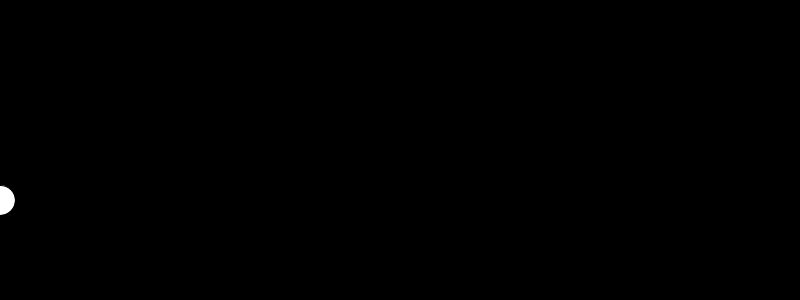
Frame 1 (no input)
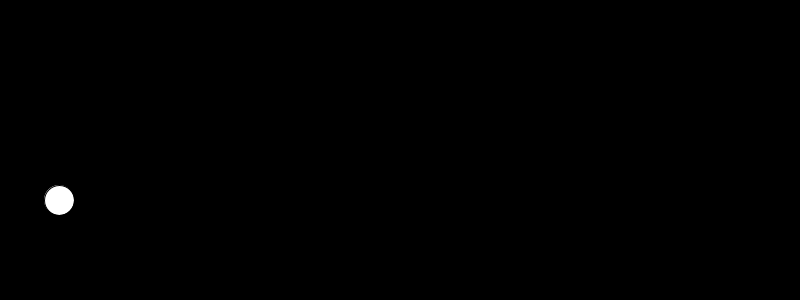
Frame 60 (the mouse pressed at the canvas centre just before this capture)
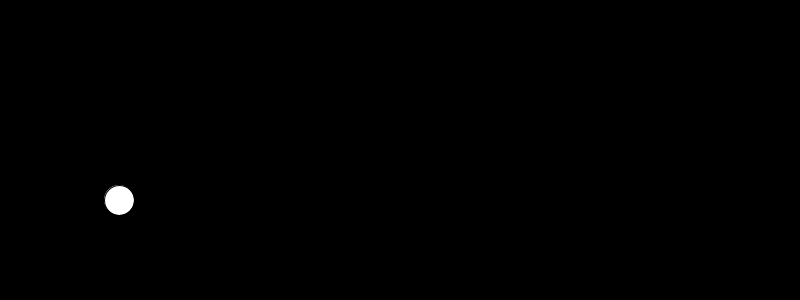
Frame 120 (the mouse held since frame 60 and released just before this capture)

The Processing sketch that drew these frames (run headless with seeded random() and noise(); from frame 60 on, the mouse is pressed at the canvas centre):

// Processing sketch: animacion_linea
// ── animacion_linea.pde
// Ejercicios de Modo dinámico
// trabajo con variables booleanas

// Estas son dos formas de trabajar con variables
// 1, declaradas e inicializadas simultaneamente
int ancho = 300;
float alto = 5;

int posX = 0;
int posY = 150;

boolean luz = false;

// 2, declaradas pero no inicializadas
// inicializar significa "dar valor inicial"
float miR;
float miG;
float miB;


void setup() {
  // todo en setup() ocurre sólo una vez
  size(800, 300);
  rectMode(CENTER);
  
  miR = random(120);
  miG = random(120);
  miB = random(255);
  
  // frameRate controla la velocidad
  // frameRate(10);
}

void draw() {
  // todo lo que pongamos acá
  // se repite infinitamente
  // mas o menos, a 60 frames por segundo
  
  //background(170);
  if(luz == true){
    background(255);
  } else {
    background(0);
  }
  
  
  if(mousePressed == true){
    line(pmouseX, pmouseY, mouseX,mouseY);
  }
  
  ellipse(posX, 200, 30,30);
  posX++; // posX = posX + 1;
  
  if( posX > 300){
    fill(30, 200, 160);
  } 
  
}

void keyPressed(){
  luz = !luz;
  // si luz es verdadero, cambia a falso
  // pero si luz es falso, cambia a verdadero
  
  
}
